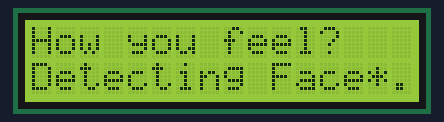
Recording of a sketch running on a simulated Arduino Uno, built with avr-gcc and run on an emulated ATmega328P. Shown: 16×2 character LCD.

Above: at 0.21 s.

The sketch:

LcdSimCode.ino
```cpp
#include <LiquidCrystal.h>

LiquidCrystal lcd(12, 11, 5, 4, 3, 2);

void setup() {
  lcd.begin(16, 2);
  lcd.print("How you feel?");
  lcd.setCursor(0, 1);
  lcd.print("Detecting Face");
}

void loop() {
  lcd.setCursor(14, 1);
  lcd.setCursor(14, 1);
  lcd.print("*.");
  delay(300);
  lcd.setCursor(14, 1);
  lcd.print(".*");
  delay(300);
}
```
